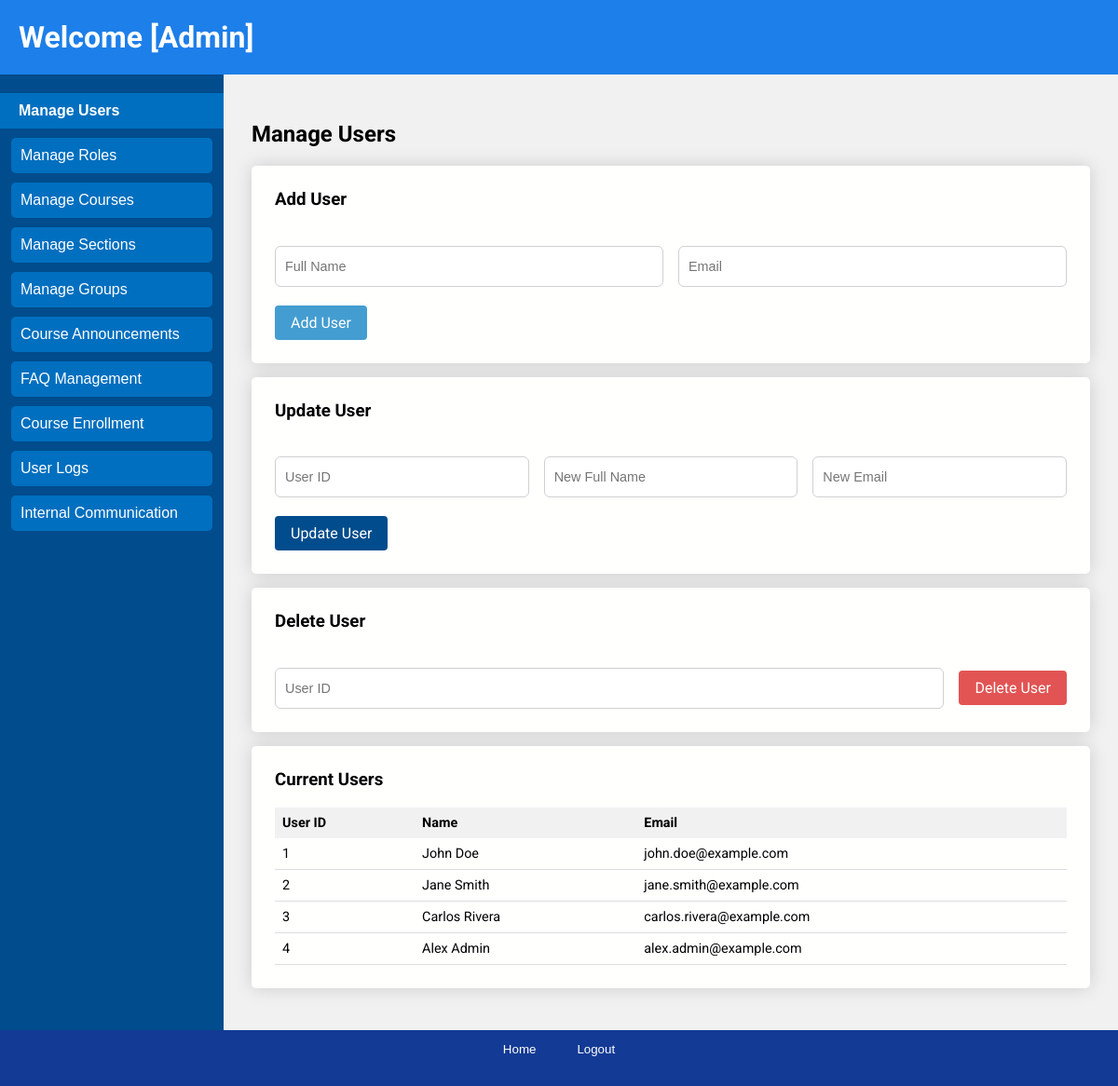
The app's page /users/admin/create_user.php, older data.
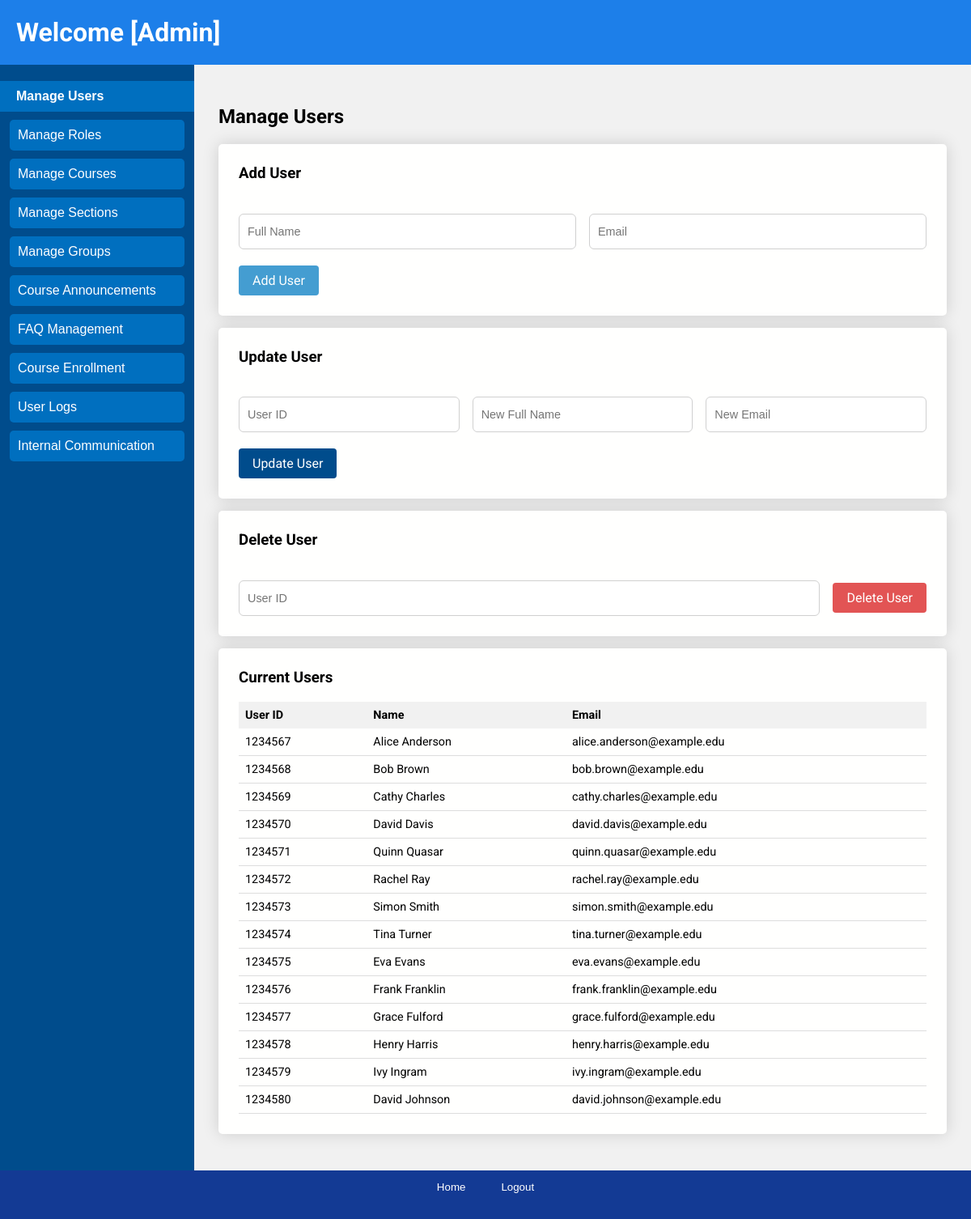
The same page, newer data.
### tables this page shows
CREATE TABLE IF NOT EXISTS `User` (
  UserID BIGINT AUTO_INCREMENT PRIMARY KEY,
  Name VARCHAR(255),
  EmailAddress VARCHAR(255) UNIQUE NOT NULL,
  Password VARCHAR(255) NOT NULL,
  NewUser BOOLEAN DEFAULT FALSE
);

### users/admin/create_user.php (the view, shortened to what this page needs)
<?php
include('../../database.php');
$query = "SELECT UserID, Name, EmailAddress FROM `User`";
$stmt = $pdo->query($query);
$users = [];
while ($row = $stmt->fetch(PDO::FETCH_ASSOC)) {
    $users[] = $row;
}
usort($users, 'compareUsers');
?>
<!DOCTYPE html>
<html lang="en">
<head>
    <link rel="stylesheet" href="../../css/index.css">
</head>
<body>
    <div class="page">
        <header class="header">
        <h1>Welcome <?php echo htmlspecialchars($_SESSION["user"]["Name"]); ?> [Admin]</h1>
        </header>
        <div class="sidebar">
            <button class="is-selected" onclick="location.href='create_user.php'">Manage Users</button>
            <button onclick="location.href='manage_user.php'">Manage Roles</button>
            <button onclick="location.href='manage_courses.php'">Manage Courses</button>
            <button onclick="location.href='manage_sections.php'">Manage Sections</button>
            <button onclick="location.href='manage_groups.php'">Manage Groups</button>
            <button onclick="location.href='manage_announcements.php'">Course Announcements</button>
            <button onclick="location.href='manage_faqs.php'">FAQ Management</button>
            <button onclick="location.href='enrolling_students.php'">Course Enrollment</button>
            <button onclick="location.href='logs.php'">User Logs</button>
            <button onclick="location.href='internal_email.php'">Internal Communication</button>
        </div>
        <main class="main">
            <h2>Manage Users</h2>
            <div class="table-wrapper">
                <form id="add-user-form" class="user-form inline-form" method="POST" action="logic_user_endpoint.php">
                    <h3>Add User</h3>
                    <div class="input-body">
                        <input type="text" name="name" placeholder="Full Name" required>
                        <input type="email" name="email" placeholder="Email" required>
                    </div>
                    <div>
                        <button class="button is-primary" type="submit">Add User</button>
                    </div>
                </form>
            </div>
            <div class="table-wrapper">
                <form id="update-user-form" class="user-form inline-form" method="POST" action="logic_user_endpoint.php">
                    <h3>Update User</h3>
                    <div class="input-body">
                        <input type="text" name="user_id" placeholder="User ID" required>
                        <input type="text" name="new_name" placeholder="New Full Name">
                        <input type="email" name="new_email" placeholder="New Email">
                    </div>
                    <div>
                        <button class="button is-secondary" type="submit">Update User</button>
                    </div>
                </form>
            </div>
            <div class="table-wrapper">
                <form id="delete-user-form" class="user-form inline-form" method="POST" action="logic_user_endpoint.php">
                    <h3>Delete User</h3>
                    <div class="input-body">
                        <input type="text" name="user_id" placeholder="User ID" required>
                        <button class="button is-delete" type="submit">Delete User</button>
                    </div>
                </form>
            </div>
            <div class="user-table table-wrapper">
                <h3>Current Users</h3>
                <table class="content-table">
                    <thead>
                        <tr>
                            <th>User ID</th>
                            <th>Name</th>
                            <th>Email</th>
                        </tr>
                    </thead>
                    <tbody>
                        <?php if (!empty($users)): ?>
                            <?php foreach ($users as $user): ?>
                                <tr>
                                    <td><?php echo htmlspecialchars($user['UserID']); ?></td>
                                    <td><?php echo htmlspecialchars($user['Name']); ?></td>
                                    <td><?php echo htmlspecialchars($user['EmailAddress']); ?></td>
                                </tr>
                            <?php endforeach; ?>
                        <?php else: ?>
                            <tr>
                                <td colspan="3">No users found.</td>
                            </tr>
                        <?php endif; ?>
                    </tbody>
                </table>
            </div>
        </main>
        <footer class="footer">
            <button onclick="location.href='home.php'">Home</button>
            <button onclick="location.href='../../logout.php'">Logout</button>
        </footer>
    </div>
</body>
</html>

Row changes from the older to the newer data that the page shows:
removed user: UserID "1", Name "John Doe", EmailAddress "john.doe@example.com"
removed user: UserID "2", Name "Jane Smith", EmailAddress "jane.smith@example.com"
removed user: UserID "3", Name "Carlos Rivera", EmailAddress "carlos.rivera@example.com"
removed user: UserID "4", Name "Alex Admin", EmailAddress "alex.admin@example.com"
added user: UserID "1234567", Name "Alice Anderson", EmailAddress "alice.anderson@example.edu"
added user: UserID "1234568", Name "Bob Brown", EmailAddress "bob.brown@example.edu"
added user: UserID "1234569", Name "Cathy Charles", EmailAddress "cathy.charles@example.edu"
added user: UserID "1234570", Name "David Davis", EmailAddress "david.davis@example.edu"
added user: UserID "1234571", Name "Quinn Quasar", EmailAddress "quinn.quasar@example.edu"
added user: UserID "1234572", Name "Rachel Ray", EmailAddress "rachel.ray@example.edu"
added user: UserID "1234573", Name "Simon Smith", EmailAddress "simon.smith@example.edu"
added user: UserID "1234574", Name "Tina Turner", EmailAddress "tina.turner@example.edu"
added user: UserID "1234575", Name "Eva Evans", EmailAddress "eva.evans@example.edu"
added user: UserID "1234576", Name "Frank Franklin", EmailAddress "frank.franklin@example.edu"
added user: UserID "1234577", Name "Grace Fulford", EmailAddress "grace.fulford@example.edu"
added user: UserID "1234578", Name "Henry Harris", EmailAddress "henry.harris@example.edu"
added user: UserID "1234579", Name "Ivy Ingram", EmailAddress "ivy.ingram@example.edu"
added user: UserID "1234580", Name "David Johnson", EmailAddress "david.johnson@example.edu"
